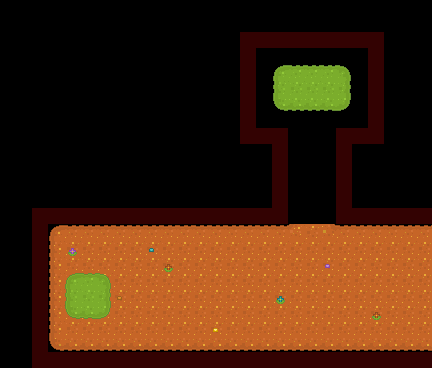

Tiled map render using the project's own tile images. Description and the map definition, with tile-layer contents summarised, below:
An orthogonal 27x23 tile map with 16x16 px tiles, 3 tile layers (Tile Layer 1, Tile Layer 3, collisions), 3 tilesets.

<map version="1.0" orientation="orthogonal" renderorder="right-down" width="27" height="23" tilewidth="16" tileheight="16" nextobjectid="1">
 <tileset firstgid="1" source="meta_tiles.tsx" />
 <tileset firstgid="3" source="roguelikeIndoor_transparent.tsx" />
 <tileset firstgid="471" source="roguelikeSheet_transparent.tsx" />
 <layer name="Tile Layer 1" width="27" height="23">
  <data>[621 cells, 207 non-empty, 17 distinct tile ids]</data>
 </layer>
 <layer name="Tile Layer 3" width="27" height="23">
  <data>[621 cells, 17 non-empty, 16 distinct tile ids]</data>
 </layer>
 <objectgroup name="player" />
 <layer name="collisions" width="27" height="23">
  <data>[621 cells, 88 non-empty, 1 distinct tile ids]</data>
 </layer>
</map>
